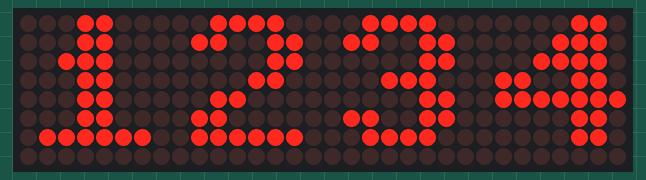
Bench run of a program on a simulated ESP32 board running MicroPython. Parts: 32×8 LED matrix. Library files of the repository ran but are not shown: max7219.py. At 0.0 s the program stops and its outputs stay as they are.

Above: at 0.1 s.

The program:

main.py
```python
import max7219
from machine import Pin, SPI
spi = SPI(1, baudrate=10000000, polarity=1, phase=0, sck=Pin(4), mosi=Pin(2))
ss = Pin(5, Pin.OUT)
display = max7219.Matrix8x8(spi, ss, 4)
display.text('1234',0,0,1)
display.show()
```
